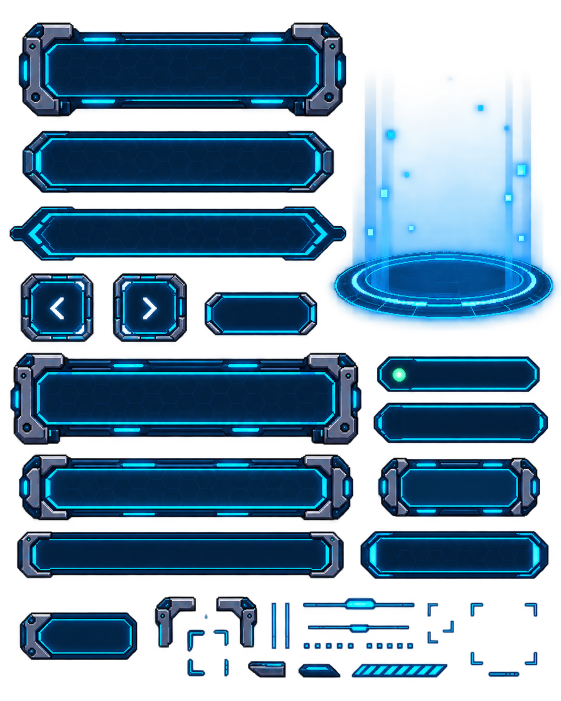
#> input picture art/hud/onboardingSheet.png, 1122 x 1402 px (shown at 1/2 size)
$ python cutOnboarding.py
#> lines starting #> are read from the running program, lines starting #| are printed output that depends on the picture; after the words box and inside, x2 and y2 are one past the last pixel; in counts of white or black regions, pixels touching at a corner belong together
from pathlib import Path

from PIL import Image, ImageChops, ImageDraw, ImageOps

ROOT = Path(__file__).resolve().parents[2]
SHEET = ROOT / "art/hud/onboardingSheet.png"
OUT = ROOT / "assets/hud/pieces"

PIECES = {
    "onboardingCreate": (18, 700, 726, 898),
    "onboardingName": (10, 405, 698, 533),
    "onboardingPrevious": (20, 539, 198, 698),
    "onboardingNext": (216, 538, 387, 698),
    "onboardingHologram": (642, 130, 1122, 690),
    "onboardingWallet": (740, 800, 1108, 895),
}
# A dead Pet's onboarding shows these in grey, saved as <name>Dead.
DEAD_GREY = ["onboardingHologram", "onboardingName"]


def main():
    sheet = Image.open(SHEET).convert("RGBA")
#> sheet is the input picture: PIL image 1122x1402 RGBA; mean R, G, B, A 8.6, 47.5, 77.4, 129.2
    assert sheet.size == (1122, 1402), "Onboarding sheet size changed; review crop bounds."
    OUT.mkdir(parents=True, exist_ok=True)
    for name, bounds in PIECES.items():
        cropped = sheet.crop(bounds)
        alpha = cropped.getchannel("A")
        if name == "onboardingHologram":
            ImageDraw.Draw(alpha).rectangle((0, 0, 62, 403), fill=0)
        mask = alpha.point(lambda value: 255 if value else 0)
        seed = (cropped.width // 2, cropped.height // 2)
        assert mask.getpixel(seed) == 255, f"{name}: crop seed is transparent."
        ImageDraw.floodfill(mask, seed, 128)
        mask = mask.point(lambda value: 255 if value == 128 else 0)
        cropped.putalpha(ImageChops.multiply(alpha, mask))
        minimum, maximum = cropped.getchannel("A").getextrema()
        assert minimum == 0 and maximum > 0, f"{name}: crop lost transparency or content."
        cropped.save(OUT / f"{name}.png")
        if name in DEAD_GREY:
            grey = ImageOps.grayscale(cropped).convert("RGBA")
            grey.putalpha(cropped.getchannel("A"))
            grey.save(OUT / f"{name}Dead.png")
        print(f"{name}: {cropped.width}x{cropped.height}")
#> this loop made 6 passes
#> maximum on passes 1 to 6: 255, 255, 255, 255, 254, 255
#> pass 1, in main, `cropped = sheet.crop(bounds)`:
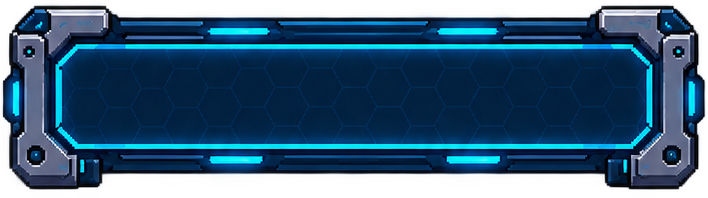
#> cropped: PIL image 708x198 RGBA; mean R, G, B, A 11.4, 49.2, 78.3, 202.2; transparent parts drawn white
#> pass 1, in main, `alpha = cropped.getchannel("A")`:
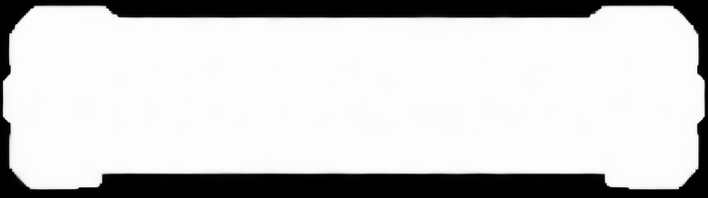
#> alpha: PIL image 708x198 L; min 0, max 255, mean 202.2
#> pass 1, in main, `mask = alpha.point(lambda value: 255 if value else 0)`:
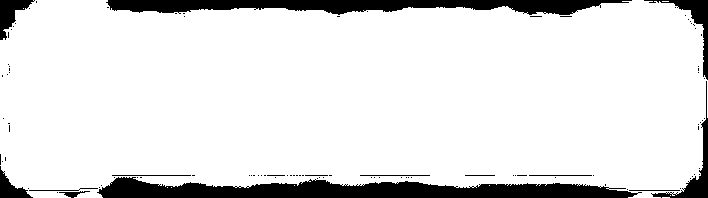
#> mask: PIL image 708x198 L; 88.7% white; 103 black regions (89 under 20 px), largest, box (x1, y1, x2, y2) and area: (97, 177, 642, 198) 7262, (106, 0, 632, 15) 5093, (651, 81, 708, 198) 927
#> after the loop:
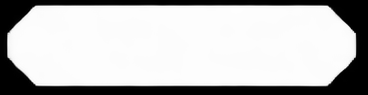
#> alpha: PIL image 368x95 L; min 0, max 255, mean 191.1
#> after the loop:
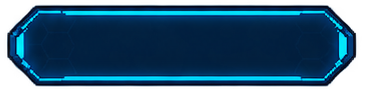
#> cropped: PIL image 368x95 RGBA; mean R, G, B, A 0.4, 43.1, 72.7, 191.1; transparent parts drawn white
#> after the loop:
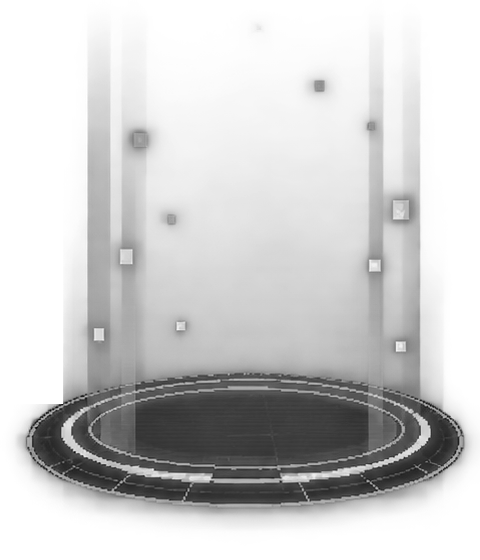
#> grey: PIL image 480x560 RGBA; mean R, G, B, A 89.2, 89.2, 89.2, 86.2; transparent parts drawn white
#> after the loop:
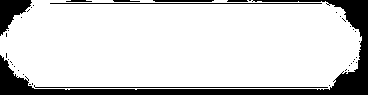
#> mask: PIL image 368x95 L; 82.9% white; 40 black regions (32 under 20 px), largest, box (x1, y1, x2, y2) and area: (0, 0, 368, 95) 4513, (0, 0, 32, 36) 596, (34, 85, 328, 88) 295


if __name__ == "__main__":
    main()
